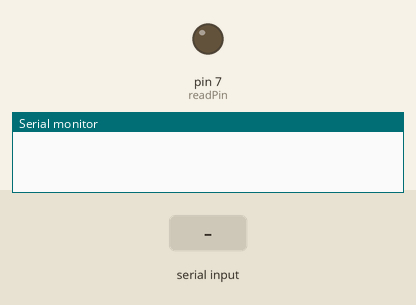
This sketch was run on a simulated Arduino Uno, built with avr-gcc and run on an emulated ATmega328P. Shown: output pins drawn as LEDs (lit = HIGH), the last lines printed to the serial monitor. The inputs (shaded band) are chosen by the test bench.

Above: at 1.2 s.
1.3 s: byte 123 (123) received over Serial
At 2.5 s:
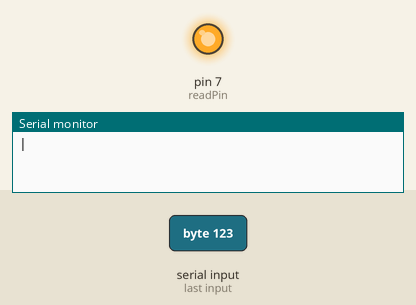
Timing chart, 0 to 4.3 s (numbered marks = the images above; inputs shaded):
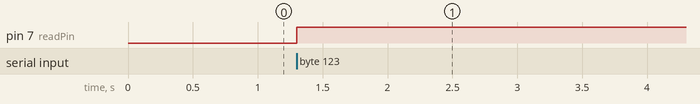

The sketch:

Arduino_Test.ino
```cpp
// References
// https://learn.sparkfun.com/tutorials/sik-experiment-guide-for-arduino---v32/experiment-7-reading-a-temperature-sensor
// https://www.arduino.cc/en/Tutorial/EEPROMWrite
// https://www.arduino.cc/en/Tutorial/EEPROMRead
//
// The following may be useful to read on storing EEPROM data:
// http://www.vernier.com/engineering/arduino/store-data-eeprom/
//

#include <ctype.h>
#include <stdlib.h>
#include <math.h>
#include <EEPROM.h>


// Define pins
const int sensorPin = A0;   // Temperature Pin
const int readPin = 7;
const int buttonPin = 9;

int blocks = 0;

// 'r' read temp data and write to EEPROM
// 'w' write to serial
// 'e' erase eeprom data
char mode = 'w';


// SETUP of Serial port and PINS for LED
void setup() {
    Serial.begin(9600);
    pinMode(sensorPin, INPUT);
    pinMode(readPin, OUTPUT);
    pinMode(buttonPin, INPUT);

    digitalWrite(readPin, LOW);

}


void CheckComs() {
     int GM = 124;

     int incommingIDReq;


     while (1) {
        incommingIDReq = Serial.read();


        if (incommingIDReq == 123) {
           digitalWrite(readPin, HIGH);
           Serial.write(GM);
        }

     }

     Serial.write(blocks / 256);
     Serial.write(blocks % 256);
}


// MAIN LOOP
void loop() {
    int button = 0;

    CheckComs();


    button = digitalRead(buttonPin);

    if (button == HIGH) {

        digitalWrite(readPin, HIGH);
        delay(1000);

        switch (mode) {
            case 'r':
                WriteToEEP();
                break;
            case 'w':
                WriteToSerial();
                break;
            case 'e':
                ClearEEP();
                break;
        }

    }

    delay(100);

}


// 'r' read temp data and write to EEPROM
void WriteToEEP() {
     int addr = 0;
     int voltage;
     int button = LOW;


     Serial.println("Writing Data to EEPROM!");
     while (1) {
        button = digitalRead(buttonPin);
        if (button == HIGH) {
            digitalWrite(readPin, LOW);
            return;
        }

        voltage = analogRead(sensorPin) / 4;

        Serial.print("[");
        Serial.print(addr);
        Serial.print("] ");
        Serial.println(voltage);

        EEPROM.write(addr, voltage);
        addr = addr + 1;
        blocks++;
        delay(100);
     }

     return;
}

// 'w' write to serial
void WriteToSerial() {
     int addr = 0;
     int value;
     int button = LOW;

     //Serial.println("Writing Stored Data to Serial!");
     while (1) {
        button = digitalRead(buttonPin);
        if (button == HIGH) {
            digitalWrite(readPin, LOW);
            return;
        }
        value = EEPROM.read(addr);
        //Serial.print("[");
        //Serial.print(addr);
        //Serial.print("] ");
        Serial.write(value);

        addr = addr + 1;
        delay(100);
     }

     return;
}


// 'e' erase eeprom data
void ClearEEP() {
    int i = 0;
    Serial.println("Clearing EEPROM!");

    for (int i = 0 ; i < EEPROM.length() ; i++) {
      if ((i % 100 == 0) || (i % 50 == 0)) {
          digitalWrite(readPin, HIGH);
      }
      else {
          digitalWrite(readPin, LOW);
      }

      EEPROM.write(i, 0);
    }
    return;

}
```

Measured:
- after the input at 1.3 s, pin 7 (readPin): LOW → HIGH at once
